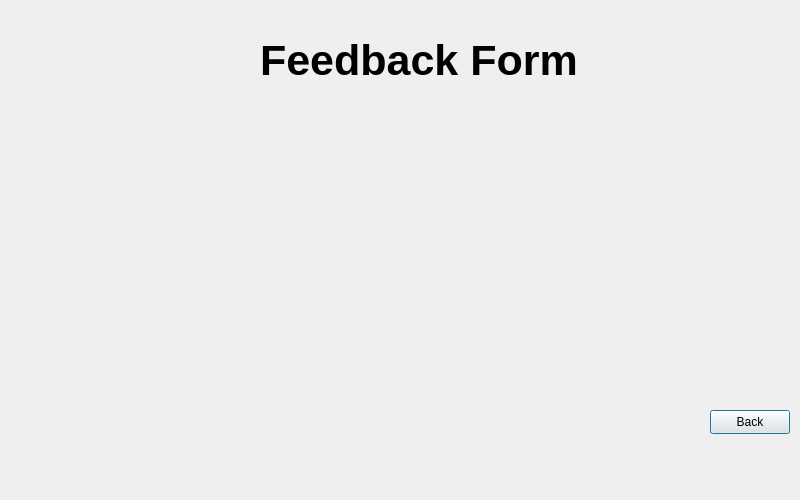
<?xml version="1.0" encoding="UTF-8"?>
<ui version="4.0">
 <class>viewfeedback</class>
 <widget class="QDialog" name="viewfeedback">
  <property name="geometry">
   <rect>
    <x>0</x>
    <y>0</y>
    <width>800</width>
    <height>500</height>
   </rect>
  </property>
  <property name="windowTitle">
   <string>FeedbackManagementSystem</string>
  </property>
  <property name="styleSheet">
   <string notr="true">background-image:url(:/images/detailsstudent.png) ;</string>
  </property>
  <widget class="QPushButton" name="pushButton">
   <property name="geometry">
    <rect>
     <x>710</x>
     <y>410</y>
     <width>80</width>
     <height>24</height>
    </rect>
   </property>
   <property name="text">
    <string>Back</string>
   </property>
  </widget>
  <widget class="QLabel" name="label_pic">
   <property name="geometry">
    <rect>
     <x>160</x>
     <y>120</y>
     <width>523</width>
     <height>201</height>
    </rect>
   </property>
   <property name="text">
    <string/>
   </property>
  </widget>
  <widget class="QLabel" name="label">
   <property name="geometry">
    <rect>
     <x>260</x>
     <y>30</y>
     <width>331</width>
     <height>61</height>
    </rect>
   </property>
   <property name="font">
    <font>
     <pointsize>32</pointsize>
     <bold>true</bold>
    </font>
   </property>
   <property name="text">
    <string>Feedback Form</string>
   </property>
  </widget>
 </widget>
 <resources/>
 <connections/>
</ui>
